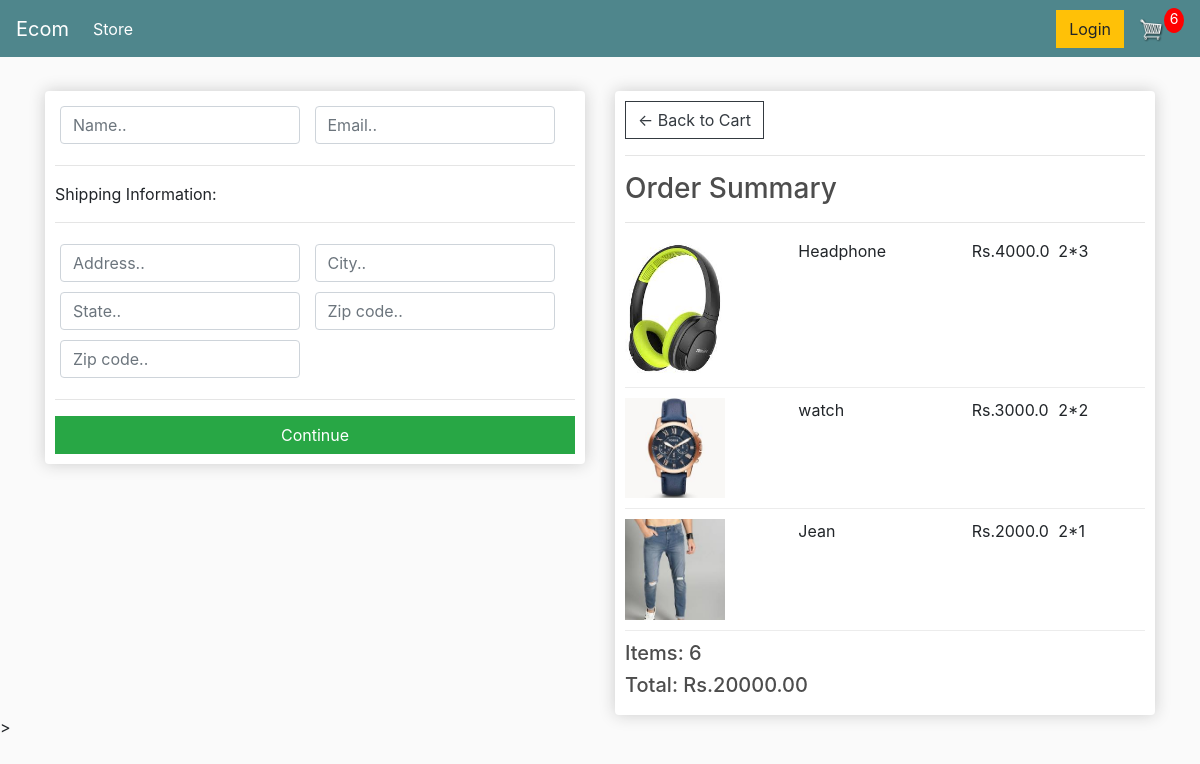
The page /checkout/ (signed in) on the database its author committed.
### store/models.py (models this page shows, shortened)
class OrderItem(models.Model):
    product=models.ForeignKey(Product, on_delete=models.SET_NULL, blank=True,null=True)
    order=models.ForeignKey(Order, on_delete=models.SET_NULL, blank=True,null=True)
    quantity=models.IntegerField(default=0,null=True,blank=True)
    date_added=models.DateTimeField(auto_now_add=True)
    @property
    def get_total(self):
    	total = self.product.price*self.quantity
    	return total

class Product(models.Model):
	name=models.CharField(max_length=200,null=True)
	price=models.FloatField()
	digital=models.BooleanField(default=False,null=True,blank=False)
	image=models.ImageField(null=True,blank=True)
	@property
	def imageURL(self):
		try:
			url = self.image.url
		except:
			url = ''
		return url

class Order(models.Model):
	customer=models.ForeignKey(Customer, on_delete=models.SET_NULL, blank=True,null=True)
	date_ordered=models.DateTimeField(auto_now_add=True)
	complete=models.BooleanField(default=False,null=True,blank=False)
	transaction_id=models.CharField(max_length=100,null=True)
	@property
	def shipping(self):
		shipping=False
		orderitems=self.orderitem_set.all()
		for i in orderitems:
			if i.product.digital == False:
				shipping=True
		return shipping
	@property
	def get_cart_total(self):
		orderitems=self.orderitem_set.all()
		total=sum([item.get_total for item in orderitems])
		return total
	@property
	def get_cart_items(self):
		orderitems=self.orderitem_set.all()
		total=sum([item.quantity for item in orderitems])
		return total

### store/views.py (the view)
# urls.py: path('checkout/', views.checkout, name="checkout"),
def checkout(request):
	data = cartData(request)
	cartItems = data['cartItems']
	order = data['order']
	items = data['items']
	context = {'items':items, 'order':order, 'cartItems':cartItems}
	return render(request, 'store/checkout.html', context)

### store/utils.py (called while the page is built)
def cartData(request):
	if request.user.is_authenticated:
		customer = request.user.customer
		order, created = Order.objects.get_or_create(customer=customer, complete=False)
		items = order.orderitem_set.all()
		cartItems = order.get_cart_items
	else:
		cookieData = cookieCart(request)
		cartItems = cookieData['cartItems']
		order = cookieData['order']
		items = cookieData['items']
	return {'cartItems':cartItems ,'order':order, 'items':items}

### store/templates/store/checkout.html (shortened to what this page needs)
{% extends 'store/main.html' %}
{% load static %}
{% block content %}
     <div class="row">
		<div class="col-lg-6">
			<div class="box-element" id="form-wrapper">
				<form id="form">
					<div id="user-info">
						<div class="form-field">
							<input required class="form-control" type="text" name="name" placeholder="Name..">
						</div>
						<div class="form-field">
							<input required class="form-control" type="email" name="email" placeholder="Email..">
						</div>
					</div>
					<div id="shipping-info">
						<hr>
						<p>Shipping Information:</p>
						<hr>
						<div class="form-field">
							<input class="form-control" type="text" name="address" placeholder="Address..">
						</div>
						<div class="form-field">
							<input class="form-control" type="text" name="city" placeholder="City..">
						</div>
						<div class="form-field">
							<input class="form-control" type="text" name="state" placeholder="State..">
						</div>
						<div class="form-field">
							<input class="form-control" type="text" name="zipcode" placeholder="Zip code..">
						</div>
						<div class="form-field">
							<input class="form-control" type="text" name="country" placeholder="Zip code..">
						</div>
					</div>
					<hr>
					<input id="form-button" class="btn btn-success btn-block" type="submit" value="Continue">
				</form>
			</div>
			<br>
		</div>
		<div class="col-lg-6">
			<div class="box-element">
				<a  class="btn btn-outline-dark" href="{% url 'cart' %}">&#x2190; Back to Cart</a>
				<hr>
				<h3>Order Summary</h3>
				<hr>
				{% for item in items %}
				<div class="cart-row">
					<div style="flex:2"><img class="row-image" src="{{item.product.imageURL}}"></div>
					<div style="flex:2"><p>{{item.product.name}}</p></div>
					<div style="flex:1"><p>Rs.{{item.product.price}}</p></div>
					<div style="flex:1"><p>2*{{item.quantity}}</p></div>
				</div>
				{% endfor %}
				<h5>Items: {{order.get_cart_items}}</h5>
				<h5>Total:   Rs.{{order.get_cart_total|floatformat:2}}</h5>
			</div>
		</div>
	</div>
{% endblock content %}

### static/css/main.css (style rules this page uses)
body { background-color: hsl(0, 0%, 98%); }
h1,h2,h3,h4,h5,h6 { color:hsl(0, 0%, 30%); }
.box-element { box-shadow:hsl(0, 0%, 80%) 0 0 16px; background-color: #fff; border-radius: 4px; padding: 10px; }
.col-lg-4, .col-lg-6, .col-lg-8, .col-lg-12 { margin-top: 10px; }
.btn { border-radius: 0; }
.row-image { width: 100px; }
.form-field { width:250px; display: inline-block; padding: 5px; }
.cart-row { display: flex; align-items: flex-stretch; padding-bottom: 10px; margin-bottom: 10px; border-bottom: 1px solid #ececec; }

### rows shown on the page
OrderItem: product.imageURL (picture), product.name "Headphone", product.price "4000.0", quantity "3"
OrderItem: product.imageURL (picture), product.name "watch", product.price "3000.0", quantity "2"
OrderItem: product.imageURL (picture), product.name "Jean", product.price "2000.0", quantity "1"
Order: get_cart_items "6", get_cart_total "20000.00"

### other values the page prints
{{ cartItems }} "6"
